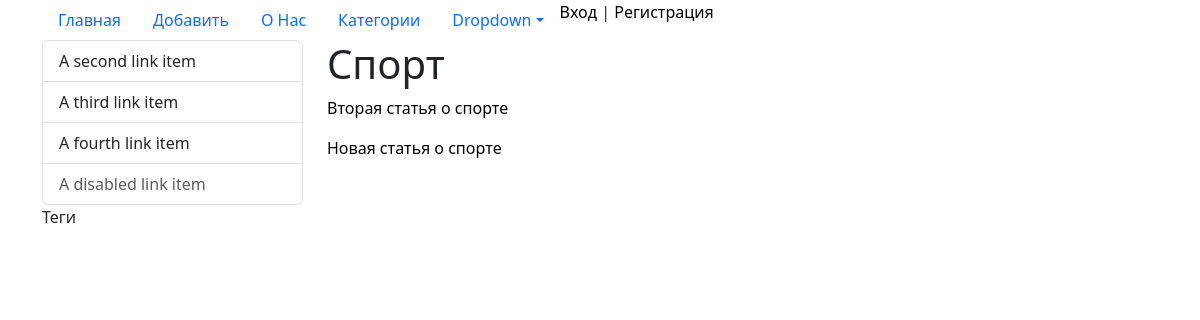
/category/sport/, run on an earlier commit of the app's database.
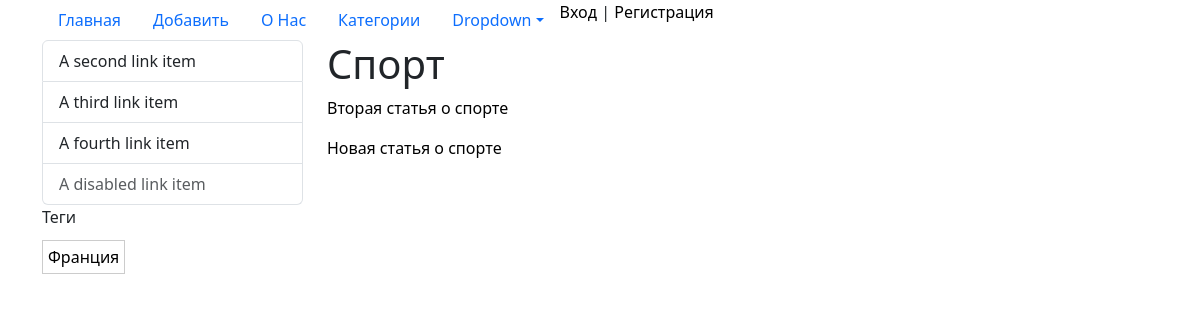
And on a later commit of the database.
### blog/models.py (models this page shows, shortened)
class Post(models.Model):
    class Status(models.IntegerChoices):
        published = 1, 'Опубликовано'
        draft = 0, 'Черновик'
    title = models.CharField(max_length=250, verbose_name='Наименование')
    slug = models.SlugField(unique=True, verbose_name='URL')
    content = models.TextField(verbose_name='Текст')
    created = models.DateTimeField(auto_now_add=True, verbose_name='Создан', null=True, blank=True)
    updated = models.DateTimeField(auto_now=True, verbose_name='Изменён', null=True)
    is_published = models.BooleanField(choices=tuple(map(lambda x: (bool(x[0]), x[1]), Status.choices)), default=Status.draft, verbose_name='Опубликовано')
    category = models.ForeignKey(Category, on_delete=models.CASCADE, related_name='posts', verbose_name='Категория')
    tags = models.ManyToManyField(PostTags, related_name='tags', verbose_name='Теги', blank=True)
    image = models.ImageField(upload_to='photos/%Y/%m/%d', verbose_name="Фото", blank=True, null=True)
    class Meta:
        verbose_name = 'Статья'
        verbose_name_plural = 'Статьи'
        ordering = ['-created']
    def get_absolute_url(self):
        return reverse('post', kwargs={'slug': self.slug})
    def __str__(self):
        return self.title

class PostTags(models.Model):
    tag = models.CharField(max_length=100, db_index=True, verbose_name='Тег')
    slug = models.SlugField(max_length=150, db_index=True, unique=True)
    class Meta:
        verbose_name = 'Тег'
        verbose_name_plural = 'Теги'
    def get_absolute_url(self):
        return reverse('tag', kwargs={'slug': self.slug})
    def __str__(self):
        return self.tag

### blog/views.py (the view)
# urls.py: path('category/<slug:slug>/', CategoryPageView.as_view(), name='cat'),
class CategoryPageView(ListView):
    template_name = 'blog/home.html'
    context_object_name = 'posts'
    slug_url_kwarg = 'slug'
    allow_empty = False
    def get_queryset(self):
        return Post.objects.filter(category__slug=self.kwargs['slug'], is_published=True)
    def get_context_data(self, *, object_list=None, **kwargs):
        context = super().get_context_data(**kwargs)
        context['title'] = Category.objects.get(slug=self.kwargs['slug'])
        return context

### blog/models.py (called while the page is built)
    def get_absolute_url(self):
        return reverse('cat', kwargs={'slug': self.slug})

    def __str__(self):
        return self.title

### blog/templatetags/blog_tags.py (called while the page is built)
@register.simple_tag()
def get_category():
    return Category.objects.all()

@register.simple_tag()
def get_tags():
    return PostTags.objects.all()

### blog/templates/blog/home.html
{% extends 'base.html' %}
{% block content %}
<h1>{{ title }}</h1>
    {% for post in posts %}
        <p><a href="{{ post.get_absolute_url }}">{{ post }}</a></p>
    {% endfor %}
{% endblock %}

### templates/base.html (shortened to what this page needs)
{% load static %}
{% load blog_tags %}
{% load cache %}
<!doctype html>
<html lang="ru">
<head>
    <link href="https://cdn.jsdelivr.net/npm/bootstrap@5.3.7/dist/css/bootstrap.min.css" rel="stylesheet"
>
    <link rel="stylesheet" href="{% static 'users/css/style.css' %}">
    <link rel="stylesheet" href="{% static 'blog/css/style.css' %}">
</head>
<body>
<header class="header">
    <div class="header_menu">
        <div class="container">
            <ul class="nav nav-pills">
                <li class="nav-item">
                    <a class="nav-link" aria-current="page" href="{% url 'index' %}">Главная</a>
                </li>
                <li class="nav-item">
                    <a class="nav-link" aria-current="page" href="{% url 'add_post' %}">Добавить</a>
                </li>
                <li class="nav-item">
                    <a class="nav-link" aria-current="page" href="{% url 'about' %}">О Нас</a>
                </li>
                <li class="nav-item">
                    <a class="nav-link" aria-current="page" href="{% url 'category' %}">Категории</a>
                </li>
                <li class="nav-item dropdown">
                    <a class="nav-link dropdown-toggle" data-bs-toggle="dropdown" href="#" role="button"
                       aria-expanded="false">Dropdown</a>
                        {% get_category as nav_categories %}
                </li>
                {% if user.is_authenticated %}
                    <li class="nav_item"><a class="nav-link" href="{% url 'profile' %}">Добро
                        пожаловать {{ user.username }}</a></li>
                    <li class="nav_item">
                        <form action="{% url 'logout' %}" method="post">
                            {% csrf_token %}
                            <button class="logout" type="submit">Выход</button>
                        </form>
                    </li>
                {% else %}
                    <li><a class="nav_item" href="{% url 'login' %}">Вход</a> | <a href="{% url 'register' %}">Регистрация</a>
                    </li>
                {% endif %}
            </ul>
        </div>
    </div>
</header>
<content class="content">
    <div class="container">
        <div class="row">
            <div class="sidebar col-md-3">
                <div class="list-group">
                    <a href="#" class="list-group-item list-group-item-action">A second link item</a>
                    <a href="#" class="list-group-item list-group-item-action">A third link item</a>
                    <a href="#" class="list-group-item list-group-item-action">A fourth link item</a>
                    <a href="#" class="list-group-item list-group-item-action disabled" aria-disabled="true">A disabled
                        link item</a>
                </div>
                {% get_tags as tags %}
                <p>Теги</p>
                <div class="tags">
                    {% for tag in tags %}
                        <a class="tag" href="{{ tag.get_absolute_url }}">{{ tag }}</a>
                    {% endfor %}
                </div>
            </div>
            <div class="main col-md-9">
                {% block content %}{% endblock %}
            </div>
        </div>
    </div>
</content>
</body>
</html>

What changed in the data, as far as the page shows it:
added PostTags: tag "Франция"
